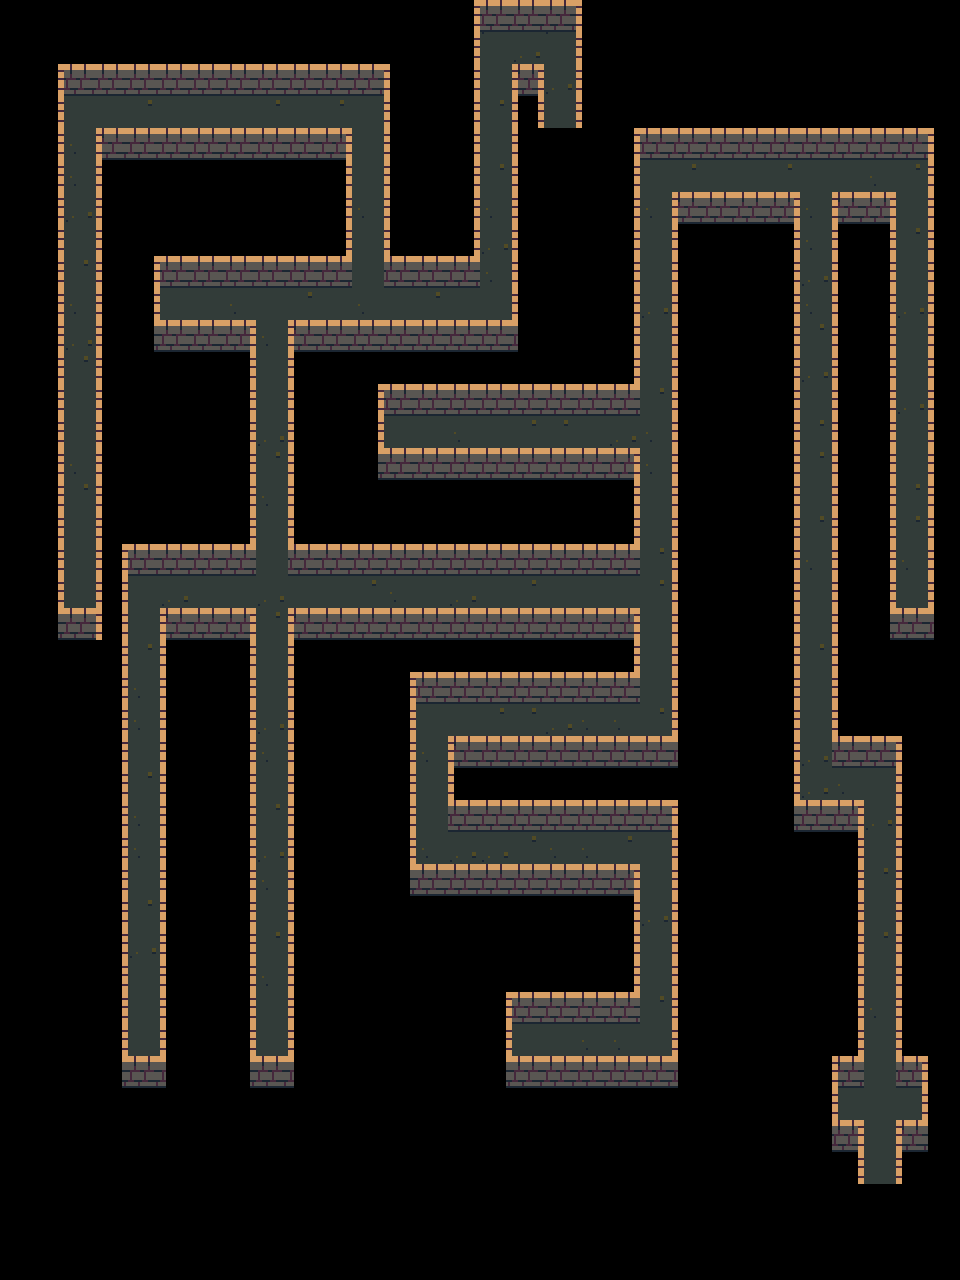

Rendered tile map (Tiled .tmx) drawn with the repository's tilesets; below, a short description and the map source with its tile grids summarised:
An orthogonal 30x40 tile map with 32x32 px tiles, 3 tile layers (ground, death, walls) and 7 objects (3x torch, 2x connection, scene, actor).

<map version="1.0" tiledversion="1.1.5" orientation="orthogonal" renderorder="right-down" width="30" height="40" tilewidth="32" tileheight="32" infinite="0" nextobjectid="53">
 <tileset firstgid="1" source="brown.tsx" />
 <layer name="ground" width="30" height="40">
  <data>[1200 cells, 214 non-empty, 5 distinct tile ids]</data>
 </layer>
 <layer name="death" width="30" height="40">
  <data>[1200 cells, 0 non-empty, 0 distinct tile ids]</data>
 </layer>
 <layer name="walls" width="30" height="40">
  <data>[1200 cells, 424 non-empty, 10 distinct tile ids]</data>
 </layer>
 <objectgroup name="objects">
  <object id="9" name="79" type="connection" x="544" y="64" width="32" height="32">
   <properties>
    <property name="dir" value="up" />
    <property name="to" value="78" />
   </properties>
  </object>
  <object id="10" name="80" type="connection" x="864" y="1120" width="32" height="32">
   <properties>
    <property name="dir" value="up" />
    <property name="to" value="236" />
   </properties>
  </object>
  <object id="48" type="torch" x="896" y="1056" width="32" height="32" />
  <object id="49" type="torch" x="832" y="1056" width="32" height="32" />
  <object id="50" name="37" type="scene" x="864" y="864" width="32" height="32" />
  <object id="51" name="ant" type="actor" x="544" y="64" width="32" height="32">
   <properties>
    <property name="isHide" value="true" />
    <property name="isRight" value="true" />
   </properties>
  </object>
  <object id="52" type="torch" x="512" y="0" width="32" height="32">
   <properties>
    <property name="isOn" value="false" />
    <property name="switch" value="a" />
   </properties>
  </object>
 </objectgroup>
</map>
